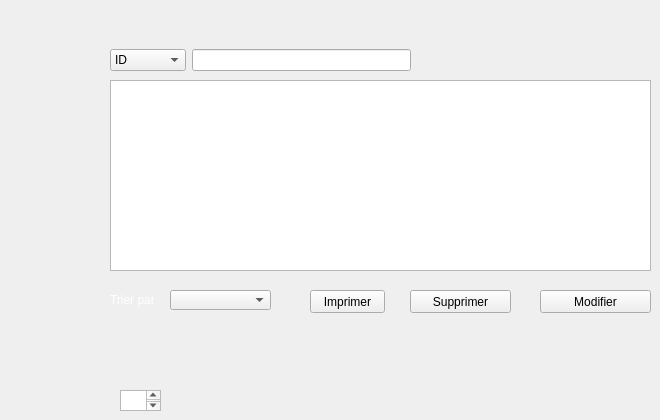
     <widget class="QWidget" name="tab_2">
      <attribute name="title">
       <string>Afficher les ventes</string>
      </attribute>
      <widget class="QTableView" name="ventes">
       <property name="geometry">
        <rect>
         <x>110</x>
         <y>80</y>
         <width>541</width>
         <height>191</height>
        </rect>
       </property>
       <property name="font">
        <font>
         <family>Segoe UI Symbol</family>
         <pointsize>10</pointsize>
         <weight>50</weight>
         <bold>false</bold>
        </font>
       </property>
       <property name="styleSheet">
        <string notr="true">

QMainWindow {

	background-color:#ececec;

}

QTextEdit {

	border-width: 1px;

	border-style: solid;

	border-color: qlineargradient(spread:pad, x1:0.5, y1:1, x2:0.5, y2:0, stop:0 rgba(0, 113, 255, 255), stop:1 rgba(91, 171, 252, 255));

}

QPlainTextEdit {

	border-width: 1px;

	border-style: solid;

	border-color: qlineargradient(spread:pad, x1:0.5, y1:1, x2:0.5, y2:0, stop:0 rgba(0, 113, 255, 255), stop:1 rgba(91, 171, 252, 255));

}

QToolButton {

	border-style: solid;

	border-top-color: qlineargradient(spread:pad, x1:0.5, y1:1, x2:0.5, y2:0, stop:0 rgb(215, 215, 215), stop:1 rgb(222, 222, 222));

	border-right-color: qlineargradient(spread:pad, x1:0, y1:0.5, x2:1, y2:0.5, stop:0 rgb(217, 217, 217), stop:1 rgb(227, 227, 227));

	border-left-color: qlineargradient(spread:pad, x1:0, y1:0.5, x2:1, y2:0.5, stop:0 rgb(227, 227, 227), stop:1 rgb(217, 217, 217));

	border-bottom-color: qlineargradient(spread:pad, x1:0.5, y1:1, x2:0.5, y2:0, stop:0 rgb(215, 215, 215), stop:1 rgb(222, 222, 222));

	border-width: 1px;

	border-radius: 5px;

	color: rgb(0,0,0);

	padding: 2px;

	background-color: rgb(255,255,255);

}

QToolButton:hover{

	border-style: solid;

	border-top-color: qlineargradient(spread:pad, x1:0.5, y1:1, x2:0.5, y2:0, stop:0 rgb(195, 195, 195), stop:1 rgb(222, 222, 222));

	border-right-color: qlineargradient(spread:pad, x1:0, y1:0.5, x2:1, y2:0.5, stop:0 rgb(197, 197, 197), stop:1 rgb(227, 227, 227));

	border-left-color: qlineargradient(spread:pad, x1:0, y1:0.5, x2:1, y2:0.5, stop:0 rgb(227, 227, 227), stop:1 rgb(197, 197, 197));

	border-bottom-color: qlineargradient(spread:pad, x1:0.5, y1:1, x2:0.5, y2:0, stop:0 rgb(195, 195, 195), stop:1 rgb(222, 222, 222));

	border-width: 1px;

	border-radius: 5px;

	color: rgb(0,0,0);

	padding: 2px;

	background-color: rgb(255,255,255);

}

QToolButton:pressed{

	border-style: solid;

	border-top-color: qlineargradient(spread:pad, x1:0.5, y1:1, x2:0.5, y2:0, stop:0 rgb(215, 215, 215), stop:1 rgb(222, 222, 222));

	border-right-color: qlineargradient(spread:pad, x1:0, y1:0.5, x2:1, y2:0.5, stop:0 rgb(217, 217, 217), stop:1 rgb(227, 227, 227));

	border-left-color: qlineargradient(spread:pad, x1:0, y1:0.5, x2:1, y2:0.5, stop:0 rgb(227, 227, 227), stop:1 rgb(217, 217, 217));

	border-bottom-color: qlineargradient(spread:pad, x1:0.5, y1:1, x2:0.5, y2:0, stop:0 rgb(215, 215, 215), stop:1 rgb(222, 222, 222));

	border-width: 1px;

	border-radius: 5px;

	color: rgb(0,0,0);

	padding: 2px;

	background-color: rgb(142,142,142);

}

QPushButton{

	border-style: solid;

	border-top-color: qlineargradient(spread:pad, x1:0.5, y1:1, x2:0.5, y2:0, stop:0 rgb(215, 215, 215), stop:1 rgb(222, 222, 222));

	border-right-color: qlineargradient(spread:pad, x1:0, y1:0.5, x2:1, y2:0.5, stop:0 rgb(217, 217, 217), stop:1 rgb(227, 227, 227));

	border-left-color: qlineargradient(spread:pad, x1:0, y1:0.5, x2:1, y2:0.5, stop:0 rgb(227, 227, 227), stop:1 rgb(217, 217, 217));

	border-bottom-color: qlineargradient(spread:pad, x1:0.5, y1:1, x2:0.5, y2:0, stop:0 rgb(215, 215, 215), stop:1 rgb(222, 222, 222));

	border-width: 1px;

	border-radius: 5px;

	color: rgb(0,0,0);

	padding: 2px;

	background-color: rgb(255,255,255);

}

QPushButton::default{

	border-style: solid;

	border-top-color: qlineargradient(spread:pad, x1:0.5, y1:1, x2:0.5, y2:0, stop:0 rgb(215, 215, 215), stop:1 rgb(222, 222, 222));

	border-right-color: qlineargradient(spread:pad, x1:0, y1:0.5, x2:1, y2:0.5, stop:0 rgb(217, 217, 217), stop:1 rgb(227, 227, 227));

	border-left-color: qlineargradient(spread:pad, x1:0, y1:0.5, x2:1, y2:0.5, stop:0 rgb(227, 227, 227), stop:1 rgb(217, 217, 217));

	border-bottom-color: qlineargradient(spread:pad, x1:0.5, y1:1, x2:0.5, y2:0, stop:0 rgb(215, 215, 215), stop:1 rgb(222, 222, 222));

	border-width: 1px;

	border-radius: 5px;

	color: rgb(0,0,0);

	padding: 2px;

	background-color: rgb(255,255,255);

}

QPushButton:hover{

	border-style: solid;

	border-top-color: qlineargradient(spread:pad, x1:0.5, y1:1, x2:0.5, y2:0, stop:0 rgb(195, 195, 195), stop:1 rgb(222, 222, 222));

	border-right-color: qlineargradient(spread:pad, x1:0, y1:0.5, x2:1, y2:0.5, stop:0 rgb(197, 197, 197), stop:1 rgb(227, 227, 227));

	border-left-color: qlineargradient(spread:pad, x1:0, y1:0.5, x2:1, y2:0.5, stop:0 rgb(227, 227, 227), stop:1 rgb(197, 197, 197));

	border-bottom-color: qlineargradient(spread:pad, x1:0.5, y1:1, x2:0.5, y2:0, stop:0 rgb(195, 195, 195), stop:1 rgb(222, 222, 222));

	border-width: 1px;

	border-radius: 5px;

	color: rgb(0,0,0);

	padding: 2px;

	background-color: rgb(255,255,255);

}

QPushButton:pressed{

	border-style: solid;

	border-top-color: qlineargradient(spread:pad, x1:0.5, y1:1, x2:0.5, y2:0, stop:0 rgb(215, 215, 215), stop:1 rgb(222, 222, 222));

	border-right-color: qlineargradient(spread:pad, x1:0, y1:0.5, x2:1, y2:0.5, stop:0 rgb(217, 217, 217), stop:1 rgb(227, 227, 227));

	border-left-color: qlineargradient(spread:pad, x1:0, y1:0.5, x2:1, y2:0.5, stop:0 rgb(227, 227, 227), stop:1 rgb(217, 217, 217));

	border-bottom-color: qlineargradient(spread:pad, x1:0.5, y1:1, x2:0.5, y2:0, stop:0 rgb(215, 215, 215), stop:1 rgb(222, 222, 222));

	border-width: 1px;

	border-radius: 5px;

	color: rgb(0,0,0);

	padding: 2px;

	background-color: rgb(142,142,142);

}

QPushButton:disabled{

	border-style: solid;

	border-top-color: qlineargradient(spread:pad, x1:0.5, y1:1, x2:0.5, y2:0, stop:0 rgb(215, 215, 215), stop:1 rgb(222, 222, 222));

	border-right-color: qlineargradient(spread:pad, x1:0, y1:0.5, x2:1, y2:0.5, stop:0 rgb(217, 217, 217), stop:1 rgb(227, 227, 227));

	border-left-color: qlineargradient(spread:pad, x1:0, y1:0.5, x2:1, y2:0.5, stop:0 rgb(227, 227, 227), stop:1 rgb(217, 217, 217));

	border-bottom-color: qlineargradient(spread:pad, x1:0.5, y1:1, x2:0.5, y2:0, stop:0 rgb(215, 215, 215), stop:1 rgb(222, 222, 222));

	border-width: 1px;

	border-radius: 5px;

	color: #808086;

	padding: 2px;

	background-color: rgb(142,142,142);

}

QLineEdit {

	border-width: 1px; border-radius: 4px;

	border-style: solid;

	border-color: qlineargradient(spread:pad, x1:0.5, y1:1, x2:0.5, y2:0, stop:0 rgba(0, 113, 255, 255), stop:1 rgba(91, 171, 252, 255));

}

QLabel {

	color: #000000;

}

QLCDNumber {

	color: rgb(0, 113, 255, 255);

}

QProgressBar {

	text-align: center;

	color: rgb(240, 240, 240);

	border-width: 1px; 

	border-radius: 10px;

	border-color: rgb(230, 230, 230);

	border-style: solid;

	background-color:rgb(207,207,207);

}

QProgressBar::chunk {

	background-color: qlineargradient(spread:pad, x1:0.5, y1:1, x2:0.5, y2:0, stop:0 rgba(49, 147, 250, 255), stop:1 rgba(34, 142, 255, 255));

	border-radius: 10px;

}

QMenuBar {

	background-color: qlineargradient(spread:pad, x1:0.5, y1:1, x2:0.5, y2:0, stop:0 rgba(207, 209, 207, 255), stop:1 rgba(230, 229, 230, 255));

}

QMenuBar::item {

	color: #000000;

  	spacing: 3px;

  	padding: 1px 4px;

	background-color: qlineargradient(spread:pad, x1:0.5, y1:1, x2:0.5, y2:0, stop:0 rgba(207, 209, 207, 255), stop:1 rgba(230, 229, 230, 255));

}



QMenuBar::item:selected {

  	background-color: qlineargradient(spread:pad, x1:0.5, y1:1, x2:0.5, y2:0, stop:0 rgba(0, 113, 255, 255), stop:1 rgba(91, 171, 252, 255));

	color: #FFFFFF;

}

QMenu::item:selected {

	border-style: solid;

	border-top-color: transparent;

	border-right-color: transparent;

	border-left-color: qlineargradient(spread:pad, x1:0.5, y1:1, x2:0.5, y2:0, stop:0 rgba(0, 113, 255, 255), stop:1 rgba(91, 171, 252, 255));

	border-bottom-color: transparent;

	border-left-width: 2px;

	color: #000000;

	padding-left:15px;

	padding-top:4px;

	padding-bottom:4px;

	padding-right:7px;

}

QMenu::item {

	border-style: solid;

	border-top-color: transparent;

	border-right-color: transparent;

	border-left-color: transparent;

	border-bottom-color: transparent;

	border-bottom-width: 1px;

	color: #000000;

	padding-left:17px;

	padding-top:4px;

	padding-bottom:4px;

	padding-right:7px;

}

QTabWidget {

	color:rgb(0,0,0);

	background-color:#000000;

}

QTabWidget::pane {

		border-color: rgb(223,223,223);

		background-color:rgb(226,226,226);

		border-style: solid;

		border-width: 2px;

    	border-radius: 6px;

}

QTabBar::tab:first {

	border-style: solid;

	border-left-width:1px;

	border-right-width:0px;

	border-top-width:1px;

	border-bottom-width:1px;

	border-top-color: rgb(209,209,209);

	border-left-color: qlineargradient(spread:pad, x1:0.5, y1:1, x2:0.5, y2:0, stop:0 rgba(209, 209, 209, 209), stop:1 rgba(229, 229, 229, 229));

	border-bottom-color: rgb(229,229,229);

	border-top-left-radius: 4px;

	border-bottom-left-radius: 4px;

	color: #000000;

	padding: 3px;

	margin-left:0px;

	background-color: qlineargradient(spread:pad, x1:0.5, y1:1, x2:0.5, y2:0, stop:0 rgba(247, 247, 247, 255), stop:1 rgba(255, 255, 255, 255));

}

QTabBar::tab:last {

	border-style: solid;

	border-width:1px;

	border-top-color: rgb(209,209,209);

	border-left-color: qlineargradient(spread:pad, x1:0.5, y1:1, x2:0.5, y2:0, stop:0 rgba(209, 209, 209, 209), stop:1 rgba(229, 229, 229, 229));

	border-right-color: qlineargradient(spread:pad, x1:0.5, y1:1, x2:0.5, y2:0, stop:0 rgba(209, 209, 209, 209), stop:1 rgba(229, 229, 229, 229));

	border-bottom-color: rgb(229,229,229);

	border-top-right-radius: 4px;

	border-bottom-right-radius: 4px;

	color: #000000;

	padding: 3px;

	margin-left:0px;

	background-color: qlineargradient(spread:pad, x1:0.5, y1:1, x2:0.5, y2:0, stop:0 rgba(247, 247, 247, 255), stop:1 rgba(255, 255, 255, 255));

}

QTabBar::tab {

	border-style: solid;

	border-top-width:1px;

	border-bottom-width:1px;

	border-left-width:1px;

	border-top-color: rgb(209,209,209);

	border-left-color: qlineargradient(spread:pad, x1:0.5, y1:1, x2:0.5, y2:0, stop:0 rgba(209, 209, 209, 209), stop:1 rgba(229, 229, 229, 229));

	border-bottom-color: rgb(229,229,229);

	color: #000000;

	padding: 3px;

	margin-left:0px;

	background-color: qlineargradient(spread:pad, x1:0.5, y1:1, x2:0.5, y2:0, stop:0 rgba(247, 247, 247, 255), stop:1 rgba(255, 255, 255, 255));

}

QTabBar::tab:selected, QTabBar::tab:last:selected, QTabBar::tab:hover {

  	border-style: solid;

  	border-left-width:1px;

	border-right-color: transparent;

	border-top-color: rgb(209,209,209);

	border-left-color: qlineargradient(spread:pad, x1:0.5, y1:1, x2:0.5, y2:0, stop:0 rgba(209, 209, 209, 209), stop:1 rgba(229, 229, 229, 229));

	border-bottom-color: rgb(229,229,229);

	color: #FFFFFF;

	padding: 3px;

	margin-left:0px;

	background-color: qlineargradient(spread:pad, x1:0.5, y1:1, x2:0.5, y2:0, stop:0 rgba(0, 113, 255, 255), stop:1 rgba(91, 171, 252, 255));

}



QTabBar::tab:selected, QTabBar::tab:first:selected, QTabBar::tab:hover {

  	border-style: solid;

  	border-left-width:1px;

  	border-bottom-width:1px;

  	border-top-width:1px;

	border-right-color: transparent;

	border-top-color: rgb(209,209,209);

	border-left-color: qlineargradient(spread:pad, x1:0.5, y1:1, x2:0.5, y2:0, stop:0 rgba(209, 209, 209, 209), stop:1 rgba(229, 229, 229, 229));

	border-bottom-color: rgb(229,229,229);

	color: #FFFFFF;

	padding: 3px;

	margin-left:0px;

	background-color: qlineargradient(spread:pad, x1:0.5, y1:1, x2:0.5, y2:0, stop:0 rgba(0, 113, 255, 255), stop:1 rgba(91, 171, 252, 255));

}



QCheckBox {

	color: #000000;

	padding: 2px;

}

QCheckBox:disabled {

	color: #808086;

	padding: 2px;

}



QCheckBox:hover {

	border-radius:4px;

	border-style:solid;

	padding-left: 1px;

	padding-right: 1px;

	padding-bottom: 1px;

	padding-top: 1px;

	border-width:1px;

	border-color: transparent;

}

QCheckBox::indicator:checked {



	height: 10px;

	width: 10px;

	border-style:solid;

	border-width: 1px;

	border-color: qlineargradient(spread:pad, x1:0.5, y1:1, x2:0.5, y2:0, stop:0 rgba(0, 113, 255, 255), stop:1 rgba(91, 171, 252, 255));

	color: #000000;

	background-color: qlineargradient(spread:pad, x1:0.5, y1:1, x2:0.5, y2:0, stop:0 rgba(0, 113, 255, 255), stop:1 rgba(91, 171, 252, 255));

}

QCheckBox::indicator:unchecked {



	height: 10px;

	width: 10px;

	border-style:solid;

	border-width: 1px;

	border-color: qlineargradient(spread:pad, x1:0.5, y1:1, x2:0.5, y2:0, stop:0 rgba(0, 113, 255, 255), stop:1 rgba(91, 171, 252, 255));

	color: #000000;

}

QRadioButton {

	color: 000000;

	padding: 1px;

}

QRadioButton::indicator:checked {

	height: 10px;

	width: 10px;

	border-style:solid;

	border-radius:5px;

	border-width: 1px;

	border-color: qlineargradient(spread:pad, x1:0.5, y1:1, x2:0.5, y2:0, stop:0 rgba(0, 113, 255, 255), stop:1 rgba(91, 171, 252, 255));

	color: #a9b7c6;

	background-color: qlineargradient(spread:pad, x1:0.5, y1:1, x2:0.5, y2:0, stop:0 rgba(0, 113, 255, 255), stop:1 rgba(91, 171, 252, 255));

}

QRadioButton::indicator:!checked {

	height: 10px;

	width: 10px;

	border-style:solid;

	border-radius:5px;

	border-width: 1px;

	border-color: qlineargradient(spread:pad, x1:0.5, y1:1, x2:0.5, y2:0, stop:0 rgba(0, 113, 255, 255), stop:1 rgba(91, 171, 252, 255));

	color: #a9b7c6;

	background-color: transparent;

}

QStatusBar {

	color:#027f7f;

}

QSpinBox {

	border-style: solid;

	border-width: 1px;

	border-color: qlineargradient(spread:pad, x1:0.5, y1:1, x2:0.5, y2:0, stop:0 rgba(0, 113, 255, 255), stop:1 rgba(91, 171, 252, 255));

}

QDoubleSpinBox {

	border-style: solid;

	border-width: 1px;

	border-color: qlineargradient(spread:pad, x1:0.5, y1:1, x2:0.5, y2:0, stop:0 rgba(0, 113, 255, 255), stop:1 rgba(91, 171, 252, 255));

}

QTimeEdit {

	border-style: solid;

	border-width: 1px;

	border-color: qlineargradient(spread:pad, x1:0.5, y1:1, x2:0.5, y2:0, stop:0 rgba(0, 113, 255, 255), stop:1 rgba(91, 171, 252, 255));

}

QDateTimeEdit {

	border-style: solid;

	border-width: 1px;

	border-color: qlineargradient(spread:pad, x1:0.5, y1:1, x2:0.5, y2:0, stop:0 rgba(0, 113, 255, 255), stop:1 rgba(91, 171, 252, 255));

}

QDateEdit {

	border-style: solid;

	border-width: 1px;

	border-color: qlineargradient(spread:pad, x1:0.5, y1:1, x2:0.5, y2:0, stop:0 rgba(0, 113, 255, 255), stop:1 rgba(91, 171, 252, 255));

}



QToolBox {

	color: #a9b7c6;

	background-color:#000000;

}

QToolBox::tab {

	color: #a9b7c6;

	background-color:#000000;

}

QToolBox::tab:selected {

	color: #FFFFFF;

	background-color:#000000;

}

QScrollArea {

	color: #FFFFFF;

	background-color:#000000;

}

QSlider::groove:horizontal {

	height: 5px;

	background-color: qlineargradient(spread:pad, x1:0.5, y1:1, x2:0.5, y2:0, stop:0 rgba(49, 147, 250, 255), stop:1 rgba(34, 142, 255, 255));

}

QSlider::groove:vertical {

	width: 5px;

	background-color: qlineargradient(spread:pad, x1:0.5, y1:1, x2:0.5, y2:0, stop:0 rgba(49, 147, 250, 255), stop:1 rgba(34, 142, 255, 255));

}

QSlider::handle:horizontal {

	background: rgb(253,253,253);

	border-style: solid;

	border-width: 1px;

	border-color: rgb(207,207,207);

	width: 12px;

	margin: -5px 0;

	border-radius: 7px;

}

QSlider::handle:vertical {

	background: rgb(253,253,253);

	border-style: solid;

	border-width: 1px;

	border-color: rgb(207,207,207);

	height: 12px;

	margin: 0 -5px;

	border-radius: 7px;

}

QSlider::add-page:horizontal {

    background: rgb(181,181,181);

}

QSlider::add-page:vertical {

    background: rgb(181,181,181);

}

QSlider::sub-page:horizontal {

    background-color: qlineargradient(spread:pad, x1:0.5, y1:1, x2:0.5, y2:0, stop:0 rgba(49, 147, 250, 255), stop:1 rgba(34, 142, 255, 255));

}

QSlider::sub-page:vertical {

    background-color: qlineargradient(spread:pad, y1:0.5, x1:1, y2:0.5, x2:0, stop:0 rgba(49, 147, 250, 255), stop:1 rgba(34, 142, 255, 255));

}

QScrollBar:horizontal {

	max-height: 20px;

	border: 1px transparent grey;

	margin: 0px 20px 0px 20px;

}

QScrollBar:vertical {

	max-width: 20px;

	border: 1px transparent grey;

	margin: 20px 0px 20px 0px;

}

QScrollBar::handle:horizontal {

	background: rgb(253,253,253);

	border-style: solid;

	border-width: 1px;

	border-color: rgb(207,207,207);

	border-radius: 7px;

	min-width: 25px;

}

QScrollBar::handle:horizontal:hover {

	background: rgb(253,253,253);

	border-style: solid;

	border-width: 1px;

	border-color: rgb(147, 200, 200);

	border-radius: 7px;

	min-width: 25px;

}

QScrollBar::handle:vertical {

	background: rgb(253,253,253);

	border-style: solid;

	border-width: 1px;

	border-color: rgb(207,207,207);

	border-radius: 7px;

	min-height: 25px;

}

QScrollBar::handle:vertical:hover {

	background: rgb(253,253,253);

	border-style: solid;

	border-width: 1px;

	border-color: rgb(147, 200, 200);

	border-radius: 7px;

	min-height: 25px;

}

QScrollBar::add-line:horizontal {

   border: 2px transparent grey;

   border-top-right-radius: 7px;

   border-bottom-right-radius: 7px;

   background: rgba(34, 142, 255, 255);

   width: 20px;

   subcontrol-position: right;

   subcontrol-origin: margin;

}

QScrollBar::add-line:horizontal:pressed {

   border: 2px transparent grey;

   border-top-right-radius: 7px;

   border-bottom-right-radius: 7px;

   background: rgb(181,181,181);

   width: 20px;

   subcontrol-position: right;

   subcontrol-origin: margin;

}

QScrollBar::add-line:vertical {

   border: 2px transparent grey;

   border-bottom-left-radius: 7px;

   border-bottom-right-radius: 7px;

   background: rgba(34, 142, 255, 255);

   height: 20px;

   subcontrol-position: bottom;

   subcontrol-origin: margin;

}

QScrollBar::add-line:vertical:pressed {

   border: 2px transparent grey;

   border-bottom-left-radius: 7px;

   border-bottom-right-radius: 7px;

   background: rgb(181,181,181);

   height: 20px;

   subcontrol-position: bottom;

   subcontrol-origin: margin;

}

QScrollBar::sub-line:horizontal {

   border: 2px transparent grey;

   border-top-left-radius: 7px;

   border-bottom-left-radius: 7px;

   background: rgba(34, 142, 255, 255);

   width: 20px;

   subcontrol-position: left;

   subcontrol-origin: margin;

}

QScrollBar::sub-line:horizontal:pressed {

   border: 2px transparent grey;

   border-top-left-radius: 7px;

   border-bottom-left-radius: 7px;

   background: rgb(181,181,181);

   width: 20px;

   subcontrol-position: left;

   subcontrol-origin: margin;

}

QScrollBar::sub-line:vertical {

   border: 2px transparent grey;

   border-top-left-radius: 7px;

   border-top-right-radius: 7px;

   background: rgba(34, 142, 255, 255);

   height: 20px;

   subcontrol-position: top;

   subcontrol-origin: margin;

}

QScrollBar::sub-line:vertical:pressed {

   border: 2px transparent grey;

   border-top-left-radius: 7px;

   border-top-right-radius: 7px;

   background: rgb(181,181,181);

   height: 20px;

   subcontrol-position: top;

   subcontrol-origin: margin;

}

QScrollBar::left-arrow:horizontal {

   border: 1px transparent grey;

   border-top-left-radius: 3px;

   border-bottom-left-radius: 3px;

   width: 6px;

   height: 6px;

   background: white;

}

QScrollBar::right-arrow:horizontal {

   border: 1px transparent grey;

   border-top-right-radius: 3px;

   border-bottom-right-radius: 3px;

   width: 6px;

   height: 6px;

   background: white;

}

QScrollBar::up-arrow:vertical {

   border: 1px transparent grey;

   border-top-left-radius: 3px;

   border-top-right-radius: 3px;

   width: 6px;

   height: 6px;

   background: white;

}

QScrollBar::down-arrow:vertical {

   border: 1px transparent grey;

   border-bottom-left-radius: 3px;

   border-bottom-right-radius: 3px;

   width: 6px;

   height: 6px;

   background: white;

}

QScrollBar::add-page:horizontal, QScrollBar::sub-page:horizontal {

   background: none;

}

QScrollBar::add-page:vertical, QScrollBar::sub-page:vertical {

   background: none;

}


</string>
       </property>
      </widget>
      <widget class="QPushButton" name="pushButton">
       <property name="geometry">
        <rect>
         <x>540</x>
         <y>290</y>
         <width>111</width>
         <height>23</height>
        </rect>
       </property>
       <property name="text">
        <string>Modifier</string>
       </property>
      </widget>
      <widget class="QComboBox" name="comboBox">
       <property name="geometry">
        <rect>
         <x>170</x>
         <y>290</y>
         <width>101</width>
         <height>20</height>
        </rect>
       </property>
       <item>
        <property name="text">
         <string/>
        </property>
       </item>
       <item>
        <property name="text">
         <string>DateA</string>
        </property>
       </item>
       <item>
        <property name="text">
         <string>Quantite</string>
        </property>
       </item>
       <item>
        <property name="text">
         <string>Prix</string>
        </property>
       </item>
      </widget>
      <widget class="QLabel" name="label_10">
       <property name="geometry">
        <rect>
         <x>110</x>
         <y>280</y>
         <width>44</width>
         <height>40</height>
        </rect>
       </property>
       <property name="text">
        <string>&lt;html&gt;&lt;head/&gt;&lt;body&gt;&lt;p&gt;&lt;span style=&quot; color:#ffffff;&quot;&gt;Trier par &lt;/span&gt;&lt;/p&gt;&lt;/body&gt;&lt;/html&gt;</string>
       </property>
      </widget>
      <widget class="QPushButton" name="pb_supprimer">
       <property name="geometry">
        <rect>
         <x>410</x>
         <y>290</y>
         <width>101</width>
         <height>23</height>
        </rect>
       </property>
       <property name="text">
        <string>Supprimer</string>
       </property>
      </widget>
      <widget class="QWidget" name="layoutWidget_2">
       <property name="geometry">
        <rect>
         <x>110</x>
         <y>40</y>
         <width>541</width>
         <height>41</height>
        </rect>
       </property>
       <layout class="QHBoxLayout" name="horizontalLayout_6">
        <item>
         <widget class="QComboBox" name="comboBox_4">
          <item>
           <property name="text">
            <string>ID</string>
           </property>
          </item>
          <item>
           <property name="text">
            <string>Quantite</string>
           </property>
          </item>
          <item>
           <property name="text">
            <string>Prix</string>
           </property>
          </item>
         </widget>
        </item>
        <item>
         <widget class="QLineEdit" name="lineEdit_3"/>
        </item>
        <item>
         <spacer name="verticalSpacer_27">
          <property name="orientation">
           <enum>Qt::Vertical</enum>
          </property>
          <property name="sizeHint" stdset="0">
           <size>
            <width>20</width>
            <height>40</height>
           </size>
          </property>
         </spacer>
        </item>
        <item>
         <spacer name="verticalSpacer_28">
          <property name="orientation">
           <enum>Qt::Vertical</enum>
          </property>
          <property name="sizeHint" stdset="0">
           <size>
            <width>20</width>
            <height>40</height>
           </size>
          </property>
         </spacer>
        </item>
        <item>
         <spacer name="verticalSpacer_29">
          <property name="orientation">
           <enum>Qt::Vertical</enum>
          </property>
          <property name="sizeHint" stdset="0">
           <size>
            <width>20</width>
            <height>40</height>
           </size>
          </property>
         </spacer>
        </item>
        <item>
         <spacer name="verticalSpacer_15">
          <property name="orientation">
           <enum>Qt::Vertical</enum>
          </property>
          <property name="sizeHint" stdset="0">
           <size>
            <width>20</width>
            <height>40</height>
           </size>
          </property>
         </spacer>
        </item>
        <item>
         <spacer name="verticalSpacer_16">
          <property name="orientation">
           <enum>Qt::Vertical</enum>
          </property>
          <property name="sizeHint" stdset="0">
           <size>
            <width>20</width>
            <height>40</height>
           </size>
          </property>
         </spacer>
        </item>
        <item>
         <spacer name="verticalSpacer_17">
          <property name="orientation">
           <enum>Qt::Vertical</enum>
          </property>
          <property name="sizeHint" stdset="0">
           <size>
            <width>20</width>
            <height>40</height>
           </size>
          </property>
         </spacer>
        </item>
        <item>
         <spacer name="verticalSpacer_30">
          <property name="orientation">
           <enum>Qt::Vertical</enum>
          </property>
          <property name="sizeHint" stdset="0">
           <size>
            <width>20</width>
            <height>40</height>
           </size>
          </property>
         </spacer>
        </item>
        <item>
         <spacer name="verticalSpacer_31">
          <property name="orientation">
           <enum>Qt::Vertical</enum>
          </property>
          <property name="sizeHint" stdset="0">
           <size>
            <width>20</width>
            <height>40</height>
           </size>
          </property>
         </spacer>
        </item>
        <item>
         <spacer name="verticalSpacer_32">
          <property name="orientation">
           <enum>Qt::Vertical</enum>
          </property>
          <property name="sizeHint" stdset="0">
           <size>
            <width>20</width>
            <height>40</height>
           </size>
          </property>
         </spacer>
        </item>
        <item>
         <spacer name="verticalSpacer_33">
          <property name="orientation">
           <enum>Qt::Vertical</enum>
          </property>
          <property name="sizeHint" stdset="0">
           <size>
            <width>20</width>
            <height>40</height>
           </size>
          </property>
         </spacer>
        </item>
        <item>
         <spacer name="verticalSpacer_34">
          <property name="orientation">
           <enum>Qt::Vertical</enum>
          </property>
          <property name="sizeHint" stdset="0">
           <size>
            <width>20</width>
            <height>40</height>
           </size>
          </property>
         </spacer>
        </item>
        <item>
         <spacer name="verticalSpacer_35">
          <property name="orientation">
           <enum>Qt::Vertical</enum>
          </property>
          <property name="sizeHint" stdset="0">
           <size>
            <width>20</width>
            <height>40</height>
           </size>
          </property>
         </spacer>
        </item>
       </layout>
      </widget>
      <widget class="QPushButton" name="Imprimer">
       <property name="geometry">
        <rect>
         <x>310</x>
         <y>290</y>
         <width>75</width>
         <height>23</height>
        </rect>
       </property>
       <property name="text">
        <string>Imprimer</string>
       </property>
      </widget>
      <widget class="QLabel" name="ttab">
       <property name="geometry">
        <rect>
         <x>50</x>
         <y>270</y>
         <width>47</width>
         <height>14</height>
        </rect>
       </property>
       <property name="text">
        <string/>
       </property>
      </widget>
      <widget class="QTextBrowser" name="testt">
       <property name="geometry">
        <rect>
         <x>120</x>
         <y>390</y>
         <width>41</width>
         <height>21</height>
        </rect>
       </property>
       <property name="font">
        <font>
         <pointsize>28</pointsize>
        </font>
       </property>
      </widget>
      <zorder>testt</zorder>
      <zorder>ventes</zorder>
      <zorder>pushButton</zorder>
      <zorder>comboBox</zorder>
      <zorder>label_10</zorder>
      <zorder>pb_supprimer</zorder>
      <zorder>layoutWidget_2</zorder>
      <zorder>Imprimer</zorder>
      <zorder>ttab</zorder>
     </widget>
